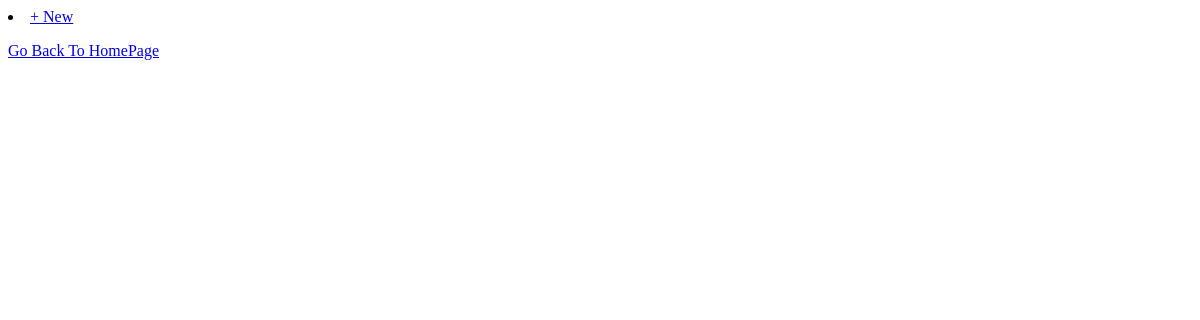
Before: /tasks/ (signed in) with the older database file.
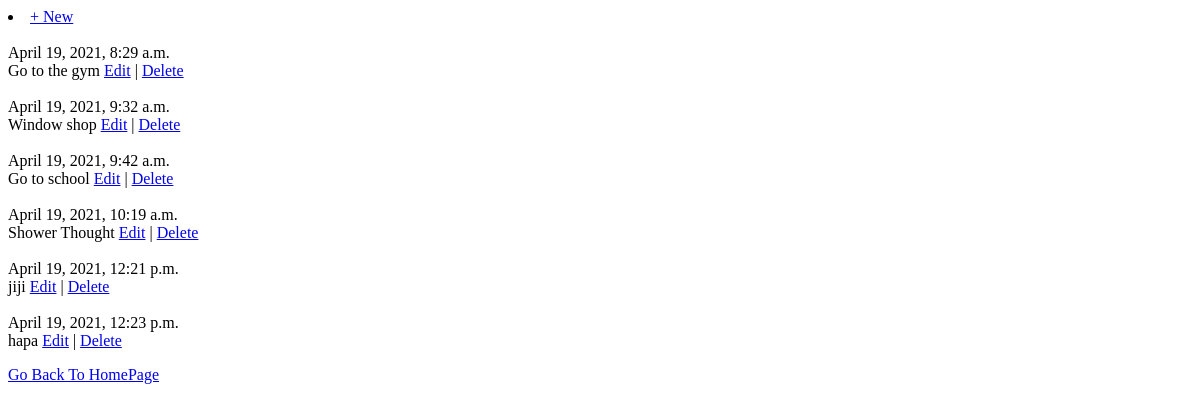
After: the same page with the newer database file.
### tasks/models.py (models this page shows, shortened)
class Tasks(models.Model):
    body= models.TextField()
    date=models.DateTimeField(auto_now_add=True)

### tasks/views.py (the view)
# urls.py: path('', TaskListView.as_view(), name= 'task_list'),
class TaskListView(LoginRequiredMixin, ListView):
    model=Tasks
    template_name='task_list.html'

### templates/task_list.html (shortened to what this page needs)
{%extends 'base.html'%}
{%block content%}
<li><a href="{% url 'task_new' %}">+ New</a></li>
    {%for tasks in object_list%}
 <br>   {{tasks.date}}
  <br>  {{tasks.body}}
  <a href="{% url 'task_edit' tasks.pk %}">Edit</a> |
        <a href="{% url 'task_delete' tasks.pk %}">Delete</a>
<br>
    {%endfor%}
{%endblock content%}

### templates/base.html (shortened to what this page needs)
<html>
<head>
</head>
<body>
<main>
{%block content%}
{%endblock content%}
<p class="lead">
    <a href="{% url 'home' %}"
    role="button">Go Back To HomePage</a>
    </p>
</main>
</body>
</html>

Changed rows visible on the page:
added Tasks: date "April 19, 2021, 8:29 a.m.", body "Go to the gym"
added Tasks: date "April 19, 2021, 9:32 a.m.", body "Window shop"
added Tasks: date "April 19, 2021, 9:42 a.m.", body "Go to school"
added Tasks: date "April 19, 2021, 10:19 a.m.", body "Shower Thought"
added Tasks: date "April 19, 2021, 12:21 p.m.", body "jiji"
added Tasks: date "April 19, 2021, 12:23 p.m.", body "hapa"
